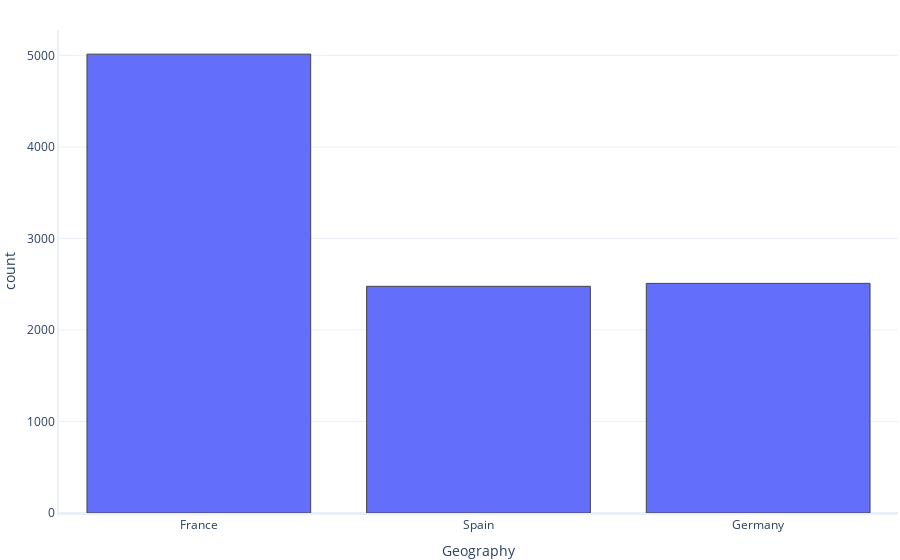
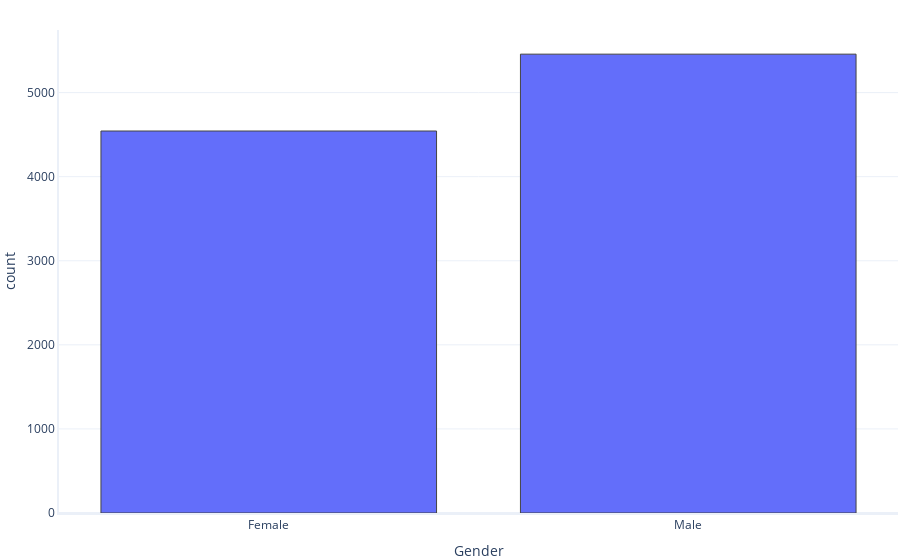

The cell these charts' notebook holds for them, in order:
### Markdown cell above
# Analisis Univariable

### Code cell
for i,col in enumerate(df.columns):
    if df[col].dtype != 'object':
        print(f'Columna: {col}')
        rg.distribution_Data(df[col])
        print(' ')

    else: 
        print(f'Columna: {col}')
        rg.histogram(df,col, show=True)
        print(' ')

### Figure 1 — Plotly figure (JSON) as saved in the notebook; plotly's stock layout.template omitted (floating-point values rounded to 4 significant figures; data arrays with more than 128 entries replaced by an {"elided": "..."} marker saying what was removed)
{"data": [{"alignmentgroup": "True", "bingroup": "x", "hovertemplate": "Geography=%{x}<br>count=%{y}<extra></extra>", "legendgroup": "", "marker": {"color": "#636efa", "pattern": {"shape": ""}}, "name": "", "offsetgroup": "", "orientation": "v", "showlegend": false, "type": "histogram", "x": {"elided": "10000 str values"}, "xaxis": "x", "yaxis": "y"}], "layout": {"barmode": "relative", "legend": {"tracegroupgap": 0}, "xaxis": {"anchor": "y", "domain": [0, 1], "title": {"text": "Geography"}}, "yaxis": {"anchor": "x", "domain": [0, 1], "title": {"text": "count"}}}}

### Figure 2 — Plotly figure (JSON) as saved in the notebook; plotly's stock layout.template omitted (floating-point values rounded to 4 significant figures; data arrays with more than 128 entries replaced by an {"elided": "..."} marker saying what was removed)
{"data": [{"alignmentgroup": "True", "bingroup": "x", "hovertemplate": "Gender=%{x}<br>count=%{y}<extra></extra>", "legendgroup": "", "marker": {"color": "#636efa", "pattern": {"shape": ""}}, "name": "", "offsetgroup": "", "orientation": "v", "showlegend": false, "type": "histogram", "x": {"elided": "10000 str values"}, "xaxis": "x", "yaxis": "y"}], "layout": {"barmode": "relative", "legend": {"tracegroupgap": 0}, "xaxis": {"anchor": "y", "domain": [0, 1], "title": {"text": "Gender"}}, "yaxis": {"anchor": "x", "domain": [0, 1], "title": {"text": "count"}}}}
